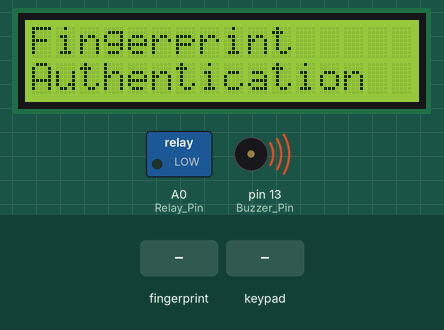
The sketch below on a simulated Arduino Uno, built with avr-gcc and run on an emulated ATmega328P. Shown: 16×2 character LCD, switched loads named in the sketch (green lamp = pin HIGH), buzzer (waves = sounding, pin HIGH). The inputs (shaded band) are chosen by the test bench. Random numbers use the default seed unless the sketch sets one; the modem accepts every AT command (registered, SIM ready, sends succeed) and sends nothing else.

Above: at 2.7 s.
2.8 s: finger stored as number 1 placed on the sensor
At 4.0 s:
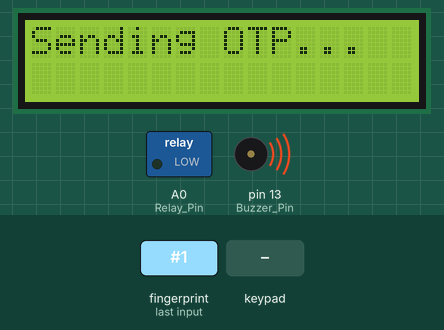
4.7 s: keypad keys 8 7 6 5 # pressed 0.4 s apart
At 8.2 s:
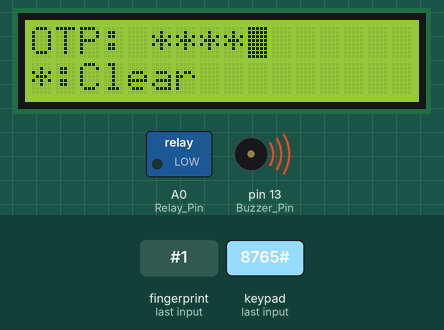
8.5 s: key '1' pressed
At 10.3 s:
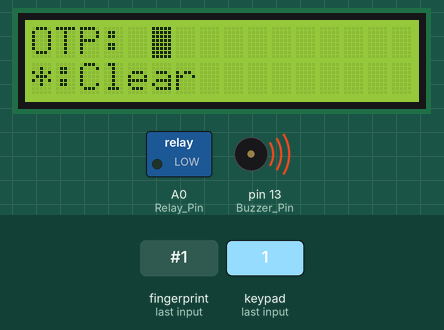
10.8 s: key '2' pressed
At 11.5 s:
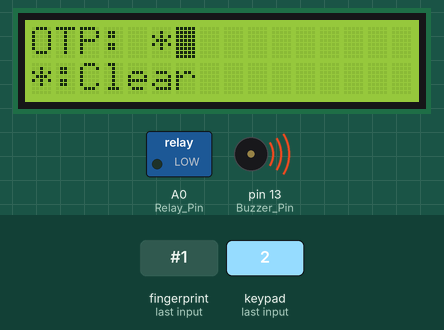
12.3 s: key '3' pressed
At 12.7 s:
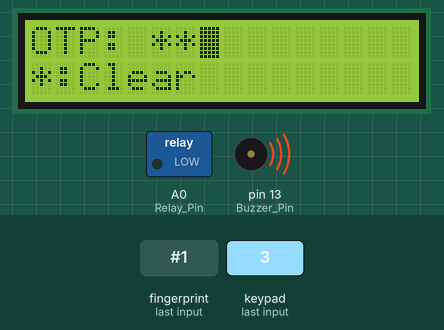
Timing chart, 0 to 38.1 s (numbered marks = the images above; inputs shaded):
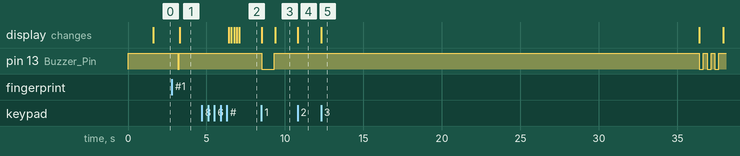

The sketch:

project_SecurityLocker_Biometric_OTP.ino
```cpp
/************************************************************
  Project: Biometric and OTP Based Security Locker
************************************************************/

// Libraries:
#include <SoftwareSerial.h>
/* Built-In Library */

#include <Keypad.h>
/* Install: Keypad by Mark Stanley, Alexander Brevig */

#include<Wire.h>
/* Built-In Library */

#include<LiquidCrystal_I2C.h>
/* Add Zip: https://github.com/fdebrabander/Arduino-LiquidCrystal-I2C-library */

/* Install: "Adafruit Fingerprint Sensor Library by Adafruit" */
#include <Adafruit_Fingerprint.h>

// Pin Numbers: Fingerprint Sensor
#define FP_Rx_Pin 9     //Connect to Tx of Fingerprint Sensor Module
#define FP_Tx_Pin 10    //Connect to Rx of Fingerprint Sensor Module

// Pin Numbers: Sim Module
#define Sim_Rx_Pin 11   // Connect to TX of SIM Module
#define Sim_Tx_Pin 12   // Connect to RX of SIM Module

// Pin Numbers: Buzzer Module
#define Buzzer_Pin 13   // Connect to the I/O pin of Buzzer Module

// Pin Numbers: Relay Module
#define Relay_Pin A0    // Connect to the IN pin of Relay Module

// Configurations: Buzzer Module (Low Level)
#define BuzzerOn LOW
#define BuzzerOff HIGH

// Configurations: LCD Display
const uint8_t I2C_Addr = 0x27;  // I2C Address
const uint8_t lcdNumCols = 16;  // LCD's number of columns
const uint8_t lcdNumRows = 2;   // LCD's number of rows

// Configurations: Keypad
const byte kpNumRows = 4;  // Keypad's number of rows
const byte kpNumCols = 3;  // Keypad's number of columns
char hexaKeys[kpNumRows][kpNumCols] = {
  {'1', '2', '3'},
  {'4', '5', '6'},
  {'7', '8', '9'},
  {'*', '0', '#'}
};

byte rowPins[kpNumRows] = {8, 7, 6, 5};   //R1, R2, R3, R4
byte colPins[kpNumCols] = {4, 3, 2};      //C1, C2, C3

// Configurations: Others
const String mobileNumber1 = "7259087343";   //Replace xxxxxxxxxx with 10 digit mobile number
const unsigned long timeoutDuration = 30000;
const unsigned long relayOnDelay = 5000L;
const int otpLength = 5;

// Software Serial Port: Fingerprint Sensor
SoftwareSerial SerialFP(FP_Rx_Pin, FP_Tx_Pin);

// Software Serial Port: Sim Module
SoftwareSerial SerialSIM(Sim_Rx_Pin, Sim_Tx_Pin);

// Objects: Fingerprint Sensor
Adafruit_Fingerprint objFP = Adafruit_Fingerprint(&SerialFP);

// Objects: LCD Display
LiquidCrystal_I2C lcd(I2C_Addr, lcdNumCols, lcdNumRows);  //0x3F / 0x27

// Objects: Keypad
Keypad kp = Keypad(makeKeymap(hexaKeys), rowPins, colPins, kpNumRows, kpNumCols);

// Variables:
String OTP;
bool flagTimeout;
unsigned long millisB4Entry;
unsigned long elapsedTime;

void setup() {
  // Pin Configurations:
  pinMode(Relay_Pin, OUTPUT);
  digitalWrite(Relay_Pin, LOW);

  pinMode(Buzzer_Pin, OUTPUT);
  digitalWrite(Buzzer_Pin, BuzzerOff);

  randomSeed(analogRead(1));

  // Initialise the LCD display:
  lcd.begin(16,2);
  lcd.backlight();  // turn on backlight.

  /* Begin serial communication with Arduino and Fingerprint sensor */
  objFP.begin(57600);

  if (!objFP.verifyPassword()) {
    lcd.clear();
    lcd.setCursor(0, 0);
    lcd.print("Did not find FP ");
    lcd.setCursor(0, 1);
    lcd.print("sensor :(       ");
    while (true);
  }

  /* Begin serial communication with Arduino and SIM Module */
  SerialSIM.begin(9600);
  delay(500);
}

void loop() {
  lcd.clear();
  lcd.setCursor(0, 0);
  lcd.print("Fingerprint     ");
  lcd.setCursor(0, 1);
  lcd.print("Authentication  ");

  if (isValidFingerprintDetected()) {
    Buzzer(1, 100, 0);
    lcd.clear();
    lcd.setCursor(0, 0);
    lcd.print("Sending OTP...  ");
    OTP = String(random(11111, 99999));
    String msgContent = "OTP to unlock your security locker is " + OTP;
    SendMessage(mobileNumber1, msgContent);
    millisB4Entry = millis();
    OTP_Authentication();
  } else {
    lcd.setCursor(0, 0);
    lcd.print("Invalid/Reading ");
    lcd.setCursor(0, 1);
    lcd.print("Failed!         ");
    Buzzer(3, 250, 250);
  }
}

void SendMessage(String mobileNumber, String msgContent) {
  SerialSIM.listen();
  while (!SerialSIM.isListening());

  /* Sets the GSM Module to Text Mode */
  SerialSIM.print("AT+CMGF=1\r");
  delay(1000);

  /* Sets how the modem will response when a SMS is received */
  SerialSIM.println("AT+CNMI=1,2,0,0,0");
  delay(1000);

  String cmdSetMobileNumber = "AT+CMGS=\"+91" + mobileNumber + "\"\r";
  SerialSIM.print(cmdSetMobileNumber);
  delay(500);
  SerialSIM.print(msgContent);
  SerialSIM.write(26);              // ASCII code of CTRL+Z
  delay(500);
}

void OTP_Authentication() {
  bool flag = true;
  while (flag) {
    lcd.clear();
    lcd.print("OTP:            ");
    lcd.setCursor(0, 1);
    lcd.print("*:Clear         ");
    String inputPIN = KeypadInput_Digits(otpLength, 5, 0);
    lcd.clear();
    if (inputPIN == OTP) {
      Buzzer(1, 100, 0);
      lcd.print("UNLOCKED!       ");
      digitalWrite(Relay_Pin, HIGH);
      delay(relayOnDelay);
      Buzzer(3, 100, 100);
      delay(1000);
      digitalWrite(Relay_Pin, LOW);
      flag = false;
    } else if (flagTimeout == false) {
      lcd.clear();
      lcd.setCursor(0, 0);
      lcd.print("Timeout!");
      Buzzer(3, 250, 250);
      flag = false;
    } else {
      lcd.print("Invalid OTP!    ");
      Buzzer(1, 800, 0);
    }
  }
}

String KeypadInput_Digits(int numDigits, int colIdx, int rowIdx) {
  String keyStr = "";
  char keyChar = '\0';

  flagTimeout = true;
  bool isFirst = true;
  while (keyStr.length() < numDigits && flagTimeout) {
    elapsedTime = millis() - millisB4Entry;
    flagTimeout = elapsedTime <= timeoutDuration;

    keyChar = kp.getKey();
    if (isFirst || keyChar == '*') {
      keyStr = "";
      lcd.setCursor(colIdx, rowIdx);
      for (int i = 0; i < numDigits; i++) {
        lcd.print(" ");
      }
      lcd.setCursor(colIdx, rowIdx);
      lcd.blink();
      isFirst = false;
    } else if (keyChar) {
      lcd.print("*");
      keyStr += keyChar;
    }
  }
  lcd.noBlink();
  return keyStr;
}

bool isValidFingerprintDetected() {
  SerialFP.listen();
  while (!SerialFP.isListening());
  while (objFP.getImage() != FINGERPRINT_OK); /* Loop until the image is taken. */
  if (objFP.image2Tz() != FINGERPRINT_OK) return false;
  if (objFP.fingerFastSearch() != FINGERPRINT_OK)  return false;
  return true;
}

void Buzzer(int n, int onDelay, int offDelay) {
  for (int i = 1; i <= n; i++) {
    digitalWrite(Buzzer_Pin, BuzzerOn);
    delay(onDelay);
    digitalWrite(Buzzer_Pin, BuzzerOff);
    delay(offDelay);
  }
}
```

Measured:
- after the input at 2.8 s, pin 13 (Buzzer_Pin): HIGH → LOW after 0.36 s, → HIGH 0.10 s later; the display: changes after 0.49 s (image 1)
- after the input at 8.5 s, pin 13 (Buzzer_Pin): HIGH → LOW at once, → HIGH 0.80 s later; the display: first changes at once (image 3 shows a later state)
- after the input at 10.8 s, the display: changes at once (image 4)
